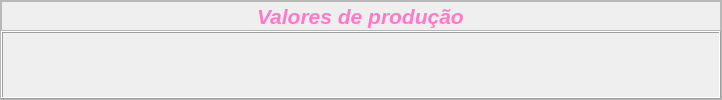
               <widget class="QFrame" name="campo_2_ValoresProducao">
                <property name="frameShape">
                 <enum>QFrame::StyledPanel</enum>
                </property>
                <property name="frameShadow">
                 <enum>QFrame::Raised</enum>
                </property>
                <layout class="QVBoxLayout" name="verticalLayout_10">
                 <property name="spacing">
                  <number>0</number>
                 </property>
                 <property name="leftMargin">
                  <number>0</number>
                 </property>
                 <property name="topMargin">
                  <number>0</number>
                 </property>
                 <property name="rightMargin">
                  <number>0</number>
                 </property>
                 <property name="bottomMargin">
                  <number>0</number>
                 </property>
                 <item>
                  <widget class="QFrame" name="frm_titulo_2">
                   <property name="minimumSize">
                    <size>
                     <width>720</width>
                     <height>30</height>
                    </size>
                   </property>
                   <property name="maximumSize">
                    <size>
                     <width>16777215</width>
                     <height>30</height>
                    </size>
                   </property>
                   <property name="frameShape">
                    <enum>QFrame::StyledPanel</enum>
                   </property>
                   <property name="frameShadow">
                    <enum>QFrame::Raised</enum>
                   </property>
                   <layout class="QVBoxLayout" name="verticalLayout_14">
                    <property name="spacing">
                     <number>0</number>
                    </property>
                    <property name="leftMargin">
                     <number>0</number>
                    </property>
                    <property name="topMargin">
                     <number>0</number>
                    </property>
                    <property name="rightMargin">
                     <number>0</number>
                    </property>
                    <property name="bottomMargin">
                     <number>0</number>
                    </property>
                    <item alignment="Qt::AlignHCenter">
                     <widget class="QLabel" name="titulo_ValoresProducao">
                      <property name="font">
                       <font>
                        <pointsize>16</pointsize>
                        <italic>true</italic>
                        <bold>true</bold>
                       </font>
                      </property>
                      <property name="styleSheet">
                       <string notr="true">
color:#ff79c6;
</string>
                      </property>
                      <property name="text">
                       <string>Valores de produção</string>
                      </property>
                     </widget>
                    </item>
                   </layout>
                  </widget>
                 </item>
                 <item>
                  <widget class="QFrame" name="frame_4">
                   <property name="frameShape">
                    <enum>QFrame::Box</enum>
                   </property>
                   <property name="frameShadow">
                    <enum>QFrame::Raised</enum>
                   </property>
                   <layout class="QVBoxLayout" name="verticalLayout_13">
                    <property name="spacing">
                     <number>0</number>
                    </property>
                    <property name="leftMargin">
                     <number>0</number>
                    </property>
                    <property name="topMargin">
                     <number>0</number>
                    </property>
                    <property name="rightMargin">
                     <number>0</number>
                    </property>
                    <property name="bottomMargin">
                     <number>0</number>
                    </property>
                   </layout>
                  </widget>
                 </item>
                </layout>
               </widget>
